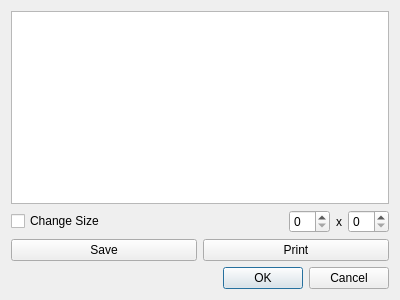
<?xml version="1.0" encoding="UTF-8"?>
<ui version="4.0">
 <class>PrintShowDialog</class>
 <widget class="QDialog" name="PrintShowDialog">
  <property name="geometry">
   <rect>
    <x>0</x>
    <y>0</y>
    <width>400</width>
    <height>300</height>
   </rect>
  </property>
  <property name="windowTitle">
   <string>Dialog</string>
  </property>
  <layout class="QVBoxLayout" name="verticalLayout">
   <item>
    <widget class="QTextEdit" name="textEditHtml"/>
   </item>
   <item>
    <layout class="QHBoxLayout" name="horizontalLayout_2">
     <item>
      <widget class="QCheckBox" name="checkBox_customSize">
       <property name="text">
        <string>Change Size</string>
       </property>
      </widget>
     </item>
     <item>
      <spacer name="horizontalSpacer">
       <property name="orientation">
        <enum>Qt::Horizontal</enum>
       </property>
       <property name="sizeHint" stdset="0">
        <size>
         <width>40</width>
         <height>20</height>
        </size>
       </property>
      </spacer>
     </item>
     <item>
      <widget class="QSpinBox" name="spinBox_customWidth"/>
     </item>
     <item>
      <widget class="QLabel" name="label">
       <property name="text">
        <string>x</string>
       </property>
      </widget>
     </item>
     <item>
      <widget class="QSpinBox" name="spinBox_customHeight"/>
     </item>
    </layout>
   </item>
   <item>
    <layout class="QHBoxLayout" name="horizontalLayout">
     <item>
      <widget class="QPushButton" name="pushButton">
       <property name="text">
        <string>Save</string>
       </property>
      </widget>
     </item>
     <item>
      <widget class="QPushButton" name="pushButton_print">
       <property name="text">
        <string>Print</string>
       </property>
      </widget>
     </item>
    </layout>
   </item>
   <item>
    <widget class="QDialogButtonBox" name="buttonBox">
     <property name="orientation">
      <enum>Qt::Horizontal</enum>
     </property>
     <property name="standardButtons">
      <set>QDialogButtonBox::Cancel|QDialogButtonBox::Ok</set>
     </property>
    </widget>
   </item>
  </layout>
 </widget>
 <resources/>
 <connections>
  <connection>
   <sender>buttonBox</sender>
   <signal>accepted()</signal>
   <receiver>PrintShowDialog</receiver>
   <slot>accept()</slot>
   <hints>
    <hint type="sourcelabel">
     <x>248</x>
     <y>254</y>
    </hint>
    <hint type="destinationlabel">
     <x>157</x>
     <y>274</y>
    </hint>
   </hints>
  </connection>
  <connection>
   <sender>buttonBox</sender>
   <signal>rejected()</signal>
   <receiver>PrintShowDialog</receiver>
   <slot>reject()</slot>
   <hints>
    <hint type="sourcelabel">
     <x>316</x>
     <y>260</y>
    </hint>
    <hint type="destinationlabel">
     <x>286</x>
     <y>274</y>
    </hint>
   </hints>
  </connection>
 </connections>
</ui>
